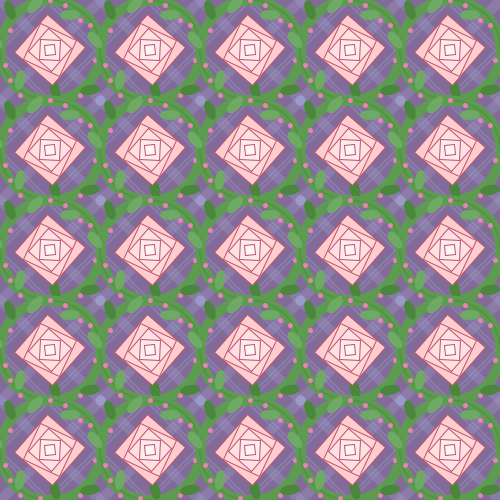
Frame 1 (no input)
Frame 60 (the mouse pressed at the canvas centre just before this capture): identical to frame 1, image omitted
Frame 120 (the mouse held since frame 60 and released just before this capture): identical to frame 1, image omitted

The Processing sketch that drew this single still picture (run headless with seeded random() and noise(); from frame 60 on, the mouse is pressed at the canvas centre):

// Processing sketch: processing_156373
// ── processing_156373.pde

/* 
Electronic Quilt Sketch
7/11/14
*/


//100x100 square to be repeated
int patternWidth = 100;
int patternHeight = 100;
 
void setup(){
  size(500,500);
  smooth(10);
  background(#826B98);
  
// repeating the 100x100 rosePattern
  for(int x = 0; x < width/patternWidth; x++){
      for(int y = 0; y < height/patternHeight; y++){      
        pushMatrix();
        translate(x*patternWidth, y*patternHeight);
        rosePattern();
        popMatrix();
      }
  }
   
}
 
// continuously running code 
void draw()
{

}
// 100x100 square rosePattern  
void rosePattern(){
 
//background lines
  strokeWeight(10);
  stroke(#ACBEED,50);
  line(0,0,100,100);
  line(0,100,100,0);
  strokeWeight(2);
  line(50,0,0,50);
  line(50,100,100,50);
  line(50,0,100,50);
  line(0,50,50,100);
  line(45,0,100,55);
  line(0,55,45,100);
  line(45,0,0,45);
  line(100,45,45,100);
  
//VINES
strokeWeight(10);
noFill();
stroke(#5D9B51);
  ellipse(50,50,100,100);
stroke(#ABE38C); 
strokeWeight(2);
stroke(#2F6A16,50);
  arc(50, 50, 100,100, HALF_PI, PI+(QUARTER_PI/3));
  arc(50,50,100,100,TWO_PI-PI/2,TWO_PI);

//little flowers
strokeWeight(5);
stroke(#ED81B7);
  point(10,30);
  point(30,10);
  point(65,5);
  point(80,20);
  point(90,25);
  point(95,60);
  point(80,95);
  point(40,98);
  point(20,95);
  point(10,80);
  point(5,65);
  point(50,0);
  
//leaves
ellipseMode(CENTER);
fill(#6eaa63);
noStroke();

  pushMatrix();    // lighter leaves
    translate(-5,40);
    rotate(radians(51));
       ellipse(0,0,20,10);
  popMatrix();

  pushMatrix();
    translate(35,5);
    rotate(-radians(45));
      ellipse(0,0,20,10);
  popMatrix();

  pushMatrix();
    translate(70,15);
     rotate(radians(180));
       ellipse(0,0,20,10);
   popMatrix();

  pushMatrix();
    translate(20,80);
    rotate(radians(100));
      ellipse(0,0,20,10);
  popMatrix();

fill(#4a873d);  // darker leaves
  pushMatrix();
    translate(55,90);
    rotate(radians(75));
       ellipse(0,0,20,10);
  popMatrix();

  pushMatrix();
    translate(90,90);
     rotate(radians(170));
       ellipse(0,0,20,10);
   popMatrix();

  pushMatrix();
    translate(10,10);
     rotate(radians(70));
       ellipse(0,0,20,10);
  popMatrix();

//FLOWERS
rectMode(CENTER);
strokeWeight(1);
stroke(#BC526E);
 pushMatrix();
  translate(50,50);
  for (int rose = 50; rose > 0; rose = rose - 10) {
    fill(255,255-rose,255-rose);
    rotate((20+rose)/ 10);
    rect(0,0,rose,rose);
  }
  popMatrix();
}

  
